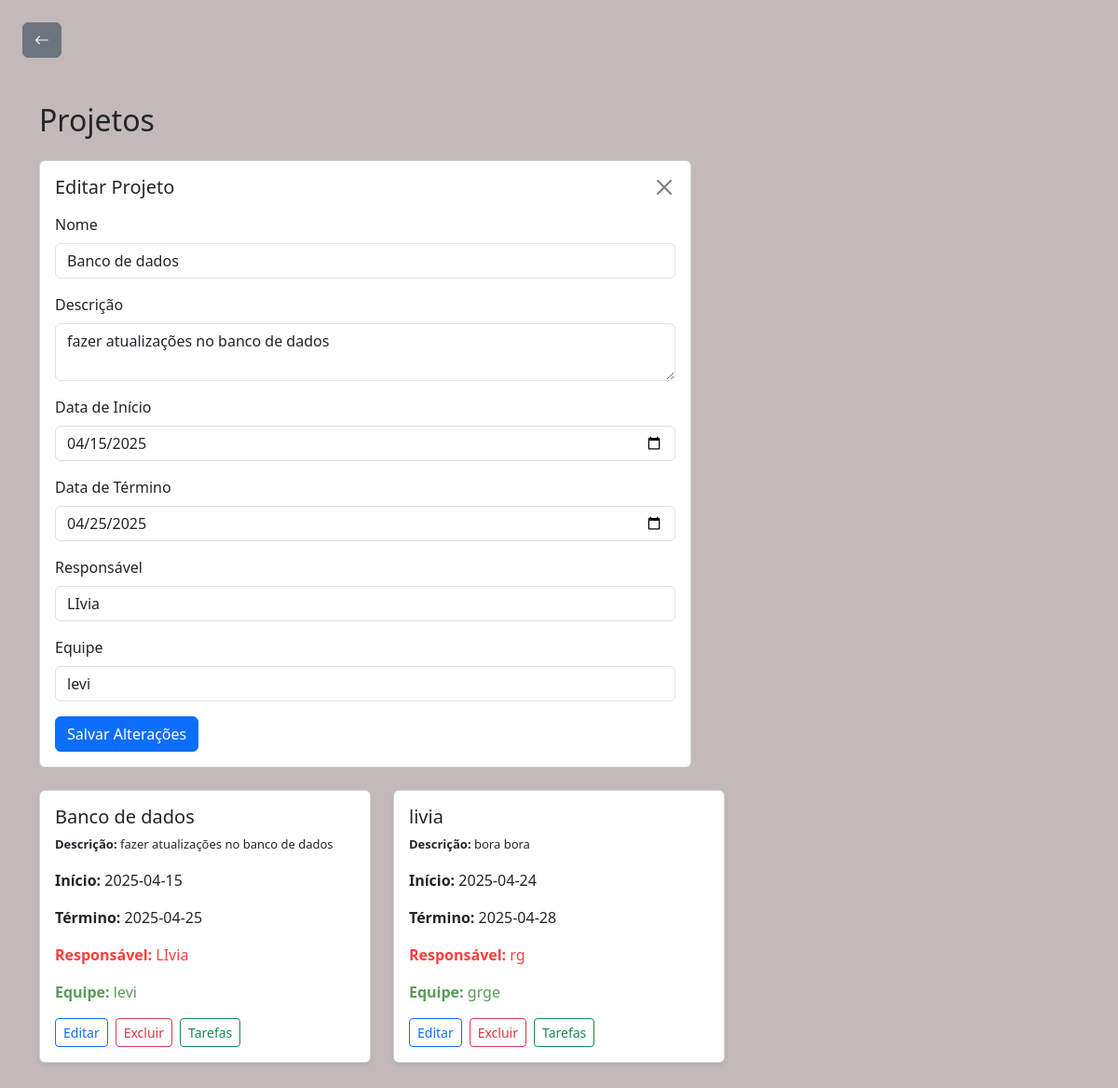
Page /projeto/editar/16 on the committed database.
### tables this page shows
CREATE TABLE projetos (
            id INTEGER PRIMARY KEY AUTOINCREMENT,
            nome TEXT NOT NULL,
            descricao TEXT
        , data_inicio DATE, data_fim DATE, responsavel TEXT, equipe TEXT);

### routes/projeto_route.py (the view, shortened to what this page needs)
@projeto_route.route('/projeto/editar/<int:id>', methods=['GET', 'POST'])
def editar_projeto(id):
    projeto = buscar_projeto_por_id(id)
    return render_template('projeto.html', projeto_editar=projeto, projetos=buscar_projeto())

### db.py (called while the page is built)
def buscar_projeto():
    conn = sqlite3.connect('banco.db')
    conn.row_factory = sqlite3.Row
    cursor = conn.cursor()
    cursor.execute('SELECT id, nome, descricao, data_inicio, data_fim, responsavel, equipe FROM projetos')
    projeto = cursor.fetchall()
    conn.close()
    return projeto

def buscar_projeto_por_id(id):
    conn = sqlite3.connect('banco.db')
    conn.row_factory = sqlite3.Row
    cursor = conn.cursor()
    cursor.execute('SELECT id, nome, descricao, data_inicio, data_fim, responsavel, equipe FROM projetos WHERE id = ?', (id,))
    projeto = cursor.fetchone()
    conn.close()
    return projeto

### templates/projeto.html (shortened to what this page needs)
<!DOCTYPE html>
<html lang="pt-br">
<head>
    <link href="https://cdn.jsdelivr.net/npm/bootstrap@5.3.2/dist/css/bootstrap.min.css" rel="stylesheet">
    <link href="https://cdn.jsdelivr.net/npm/bootstrap-icons@1.10.5/font/bootstrap-icons.css" rel="stylesheet">
</head>
<body style="background-color: rgba(195, 185, 185, 0.991);">
<div class="m-4">
    <a href="{{ url_for('inicial_route.inicial') }}" class="btn btn-secondary">
        <i class="bi bi-arrow-left"></i>
    </a>
    <div class="container mt-5">
        <h2 class="mb-4">Projetos</h2>
        <div id="formCard" class="card mb-4 {{ 'd-none' if not projeto_editar }}" style="max-width: 700px;">
            <div class="card-body">
                <div class="d-flex justify-content-between align-items-center mb-3">
                    <h5 class="card-title mb-0">{{ 'Editar Projeto' if projeto_editar else 'Novo Projeto' }}</h5>
                    <a href="{{ url_for('projeto_route.listar_projetos') }}" class="btn-close" aria-label="Fechar"></a>
                </div>
                <form
                    action="{{ url_for('projeto_route.editar_projeto', id=projeto_editar['id']) if projeto_editar else url_for('projeto_route.listar_projetos') }}"
                    method="POST"
                >
                    <div class="mb-3">
                        <label for="nome" class="form-label">Nome</label>
                        <input type="text" class="form-control" name="nome" id="nome" required value="{{ projeto_editar['nome'] if projeto_editar else '' }}">
                    </div>
                    <div class="mb-3">
                        <label for="descricao" class="form-label">Descrição</label>
                        <textarea class="form-control" name="descricao" id="descricao">{{ projeto_editar['descricao'] if projeto_editar else '' }}</textarea>
                    </div>
                    <div class="mb-3">
                        <label for="data_inicio" class="form-label">Data de Início</label>
                        <input type="date" class="form-control" name="data_inicio" id="data_inicio" required value="{{ projeto_editar['data_inicio'] if projeto_editar else '' }}">
                    </div>
                    <div class="mb-3">
                        <label for="data_fim" class="form-label">Data de Término</label>
                        <input type="date" class="form-control" name="data_fim" id="data_fim" required value="{{ projeto_editar['data_fim'] if projeto_editar else '' }}">
                    </div>
                    <div class="mb-3">
                        <label for="responsavel" class="form-label">Responsável</label>
                        <input type="text" class="form-control" name="responsavel" id="responsavel" value="{{ projeto_editar['responsavel'] if projeto_editar else '' }}">
                    </div>
                    <div class="mb-3">
                        <label for="equipe" class="form-label">Equipe</label>
                        <input type="text" class="form-control" name="equipe" id="equipe" value="{{ projeto_editar['equipe'] if projeto_editar else '' }}">
                    </div>
                    <button type="submit" class="btn btn-primary">
                        {{ 'Salvar Alterações' if projeto_editar else 'Criar Projeto' }}
                    </button>
                </form>
            </div>
        </div>
        <div class="row">
            {% for projeto in projetos %}
                <div class="col-md-4 mb-4">
                    <div class="card h-100 shadow-sm">
                        <div class="card-body">
                            <h5 class="card-title">{{ projeto['nome'] }}</h5>
                            <p class="card-text" style="font-size: small;"><strong>Descrição:</strong> {{ projeto['descricao'] }}</p>
                            <p class="card-text"><strong>Início:</strong> {{ projeto['data_inicio'] }}</p>
                            <p class="card-text"><strong>Término:</strong> {{ projeto['data_fim'] }}</p>
                            <p class="card-text" style="color: rgba(255, 0, 0, 0.76);"><strong>Responsável:</strong> {{ projeto['responsavel'] }}</p>
                            <p class="card-text" style="color: rgb(89, 157, 89);"><strong>Equipe:</strong> {{ projeto['equipe'] }}</p>
                            <div class="d-flex gap-2">
                                <a href="{{ url_for('projeto_route.editar_projeto', id=projeto['id']) }}" class="btn btn-outline-primary btn-sm">Editar</a>
                                <form action="{{ url_for('projeto_route.excluir_projeto_route', id=projeto['id']) }}" method="POST" onsubmit="return confirm('Tem certeza que deseja excluir este projeto?')">
                                    <button type="submit" class="btn btn-outline-danger btn-sm">Excluir</button>
                                </form>
                                <a  href="{{ url_for('tarefa_route.tarefas_do_projeto', projeto_id=projeto['id']) }}" class="btn btn-outline-success btn-sm">
                                    Tarefas
                                </a>
                            </div>
                        </div>
                    </div>
                </div>
            {% endfor %}
        </div>
    </div>
</div>
</body>
</html>

### rows in the picture
projetos: nome "Banco de dados", descricao "fazer atualizações no banco de dados", data_inicio "04/15/2025", data_fim "04/25/2025", responsavel "LIvia", equipe "levi", data_inicio "2025-04-15", data_fim "2025-04-25"
projetos: nome "livia", descricao "bora bora", data_inicio "2025-04-24", data_fim "2025-04-28", responsavel "rg", equipe "grge"

### other values in the picture
{{ 'Editar Projeto' if projeto_editar else 'Novo Projeto' }} "Editar Projeto"
{{ 'Salvar Alterações' if projeto_editar else 'Criar Projeto' }} "Salvar Alterações"
